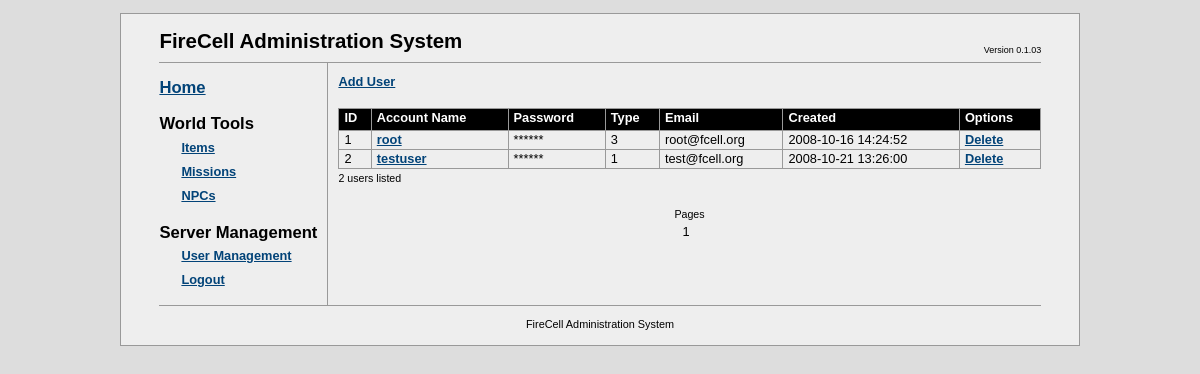
/fcadmin/?a=users (signed in), run on the app's committed database.
### tables this page shows
CREATE TABLE `fc_accounts` (
  `account_id` bigint(20) unsigned NOT NULL auto_increment,
  `acc_name` varchar(64) NOT NULL COMMENT 'account name',
  `acc_password` varchar(64) NOT NULL COMMENT 'account password',
  `created` timestamp NOT NULL default CURRENT_TIMESTAMP on update CURRENT_TIMESTAMP COMMENT 'datetime of account creation',
  `acc_type` smallint(5) unsigned NOT NULL default '0' COMMENT 'type of account (see fc_accounttypes)',
  `email` varchar(64) NOT NULL,
  PRIMARY KEY  (`account_id`)
);

### fcadmin/db/mysqldb.php (called while the page is built, shortened)
<?php
class MySQLDB
{
	private $link = NULL;
	public function Connect($server, $dbname, $user, $password)
	{
		$result = false;
		$this->link = mysql_pconnect($server, $user, $password);
		if ( $this->link != NULL )
		{
			$result = true;
		}
		return $result;
	}
	public function Execute($query)
	{
		$result = NULL;
		if ( $this->link != NULL )
		{
			$result = mysql_query($query, $this->link);
		}
		return $result;
	}
}
?>

### fcadmin/apps/usermanager.php (the view, shortened to what this page needs)
<?php
class UserManagerApp implements IFCAdminApp
{
  private $userAction = NULL;
  private $itemsPerPage = 50;
  private $db = NULL;
  private $currentPage = 0;
  private $numUsers = 0;
  private $numPagesAvailable = 0;
  private $userData = NULL;
  private $query_NumUsers = "SELECT count(*) as c FROM fc_accounts";
  private $query_GetUsers = "SELECT * FROM fc_accounts";
  public function __construct($itemsPerPage = 50)
  {
    $this->itemsPerPage = $itemsPerPage;
  }
  public function init($db)
  {
    $this->db = $db;
    $this->userAction = $_GET["u"];
    if ( $this->userAction == NULL )
    {
      $this->currentPage = $_GET["page"];
      if ( $this->currentPage == NULL )
        $this->currentPage = 0;
      $this->numUsers = $this->GetNumUsers();
      $this->numPagesAvailable = ceil($this->numUsers / $this->itemsPerPage);
      $this->userData = $this->GetUsers();
    }
    return true;
  }
  public function render()
  {
    if ( $this->userAction == NULL )
    {
      $startIndex = $this->currentPage * $this->itemsPerPage;
      $this->render_options();
      $this->render_table($startIndex);
      $this->render_pages();
    }
  }
  private function render_options()
  {
    echo "<a href=\"?a=users&u=-1\">Add User</a>";
    echo "<br/><br/>";
  }
  private function render_table($startIndex)
  {
    echo "<table class=\"tableUsers\" cellspacing=\"0\">";
    echo "<tr><th>ID</th><th>Account Name</th><th>Password</th><th>Type</th><th>Email</th><th>Created</th><th>Options</th>";
    for ( $i = $startIndex; $i < $this->numUsers; $i++ )
    {
      $user = $this->userData[$i];
      echo "<tr>\n<td>".$user->account_id."</td>";
      echo "<td><a href=\"?a=users&u=".$user->account_id."\">".$user->account_name."</a></td>";
      echo "<td>******</td>";
      echo "<td>".$user->account_type."</td>";
      echo "<td>".$user->account_email."</td>";
      echo "<td>".$user->account_created."</td>";
      echo "<td><a href=\"actions/deluser.php?aid=".$user->account_id."\">Delete</a>";
      echo "</tr>";
    }
    echo "</table>";
    echo "<small>".($i-$startIndex)." users listed</small><br/><br/>";
  }
  private function render_pages()
  {
    echo "<center><small>Pages</small><br/>";
    for ( $i = 0; $i < $this->numPagesAvailable; $i++ )
    {
      echo ($i+1);
    }
    echo "</center>";
  }
  private function GetNumUsers()
  {
    $resValue = 0;
    $result = $this->db->Execute( $this->query_NumUsers );
    if ( $result != NULL )
    {
      if ( $line = mysql_fetch_array($result, MYSQL_ASSOC) )
      {
        $resValue = $line["c"];
      }
    }
    return $resValue;
  }
  private function GetUsers()
  {
    $userData = Array();
    $result = $this->db->Execute( $this->query_GetUsers );
    if ( $result != NULL )
    {
      while ( $line = mysql_fetch_array($result, MYSQL_ASSOC) )
      {
        $user = new User();
        $user->account_id = $line["account_id"];
        $user->account_name = $line["acc_name"];
        $user->account_password = $line["acc_password"];
        $user->account_created = $line["created"];
        $user->account_type = $line["acc_type"];
        $user->account_email = $line["email"];
        array_push( $userData, $user );
      }
    }
    return $userData;
  }
}
?>

### fcadmin/css/fcadmin.css (style rules this page uses)
* { margin: 0; padding: 0; }
html { background: #ddd; }
a { color: #024378; font-weight: bold; text-decoration: underline; }
.tableUsers { width: 100%; border-right: solid 1px #999; }
.tableUsers th { background-color: black; color: white; border-bottom: solid 1px #999; border-top: solid 1px #999; border-left: solid 1px #999; padding-bottom: 3px; padding-left: 5px; padding-right: 5px; text-align: left; }
.tableUsers td { padding-left: 5px; padding-right: 5px; text-align: left; border-left: solid 1px #999; border-bottom: solid 1px #999; }

### data on the page
fc_accounts: account_id "1", acc_name "root", acc_type "3", email "root@fcell.org", created "2008-10-16 14:24:52"
fc_accounts: account_id "2", acc_name "testuser", acc_type "1", email "test@fcell.org", created "2008-10-21 13:26:00"

### other printed values
$i-$startIndex "2"
